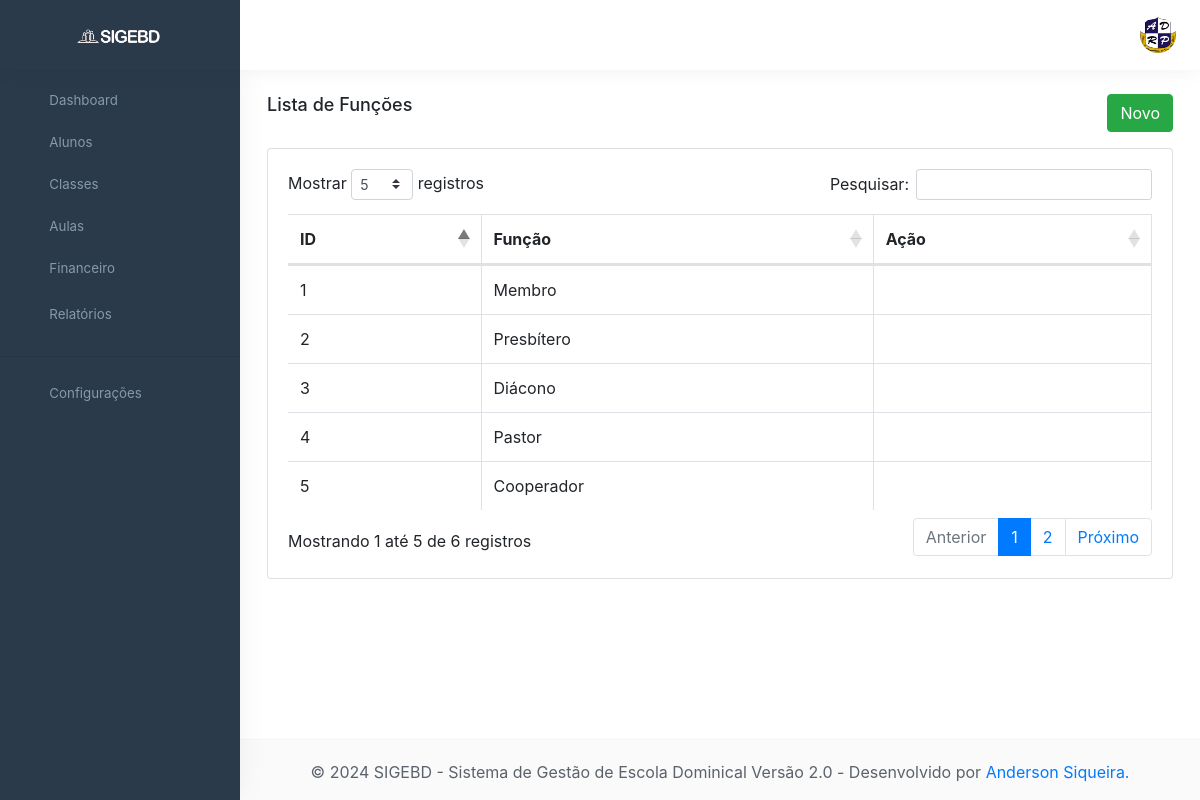
The app's page /Funcao with its own data.
### tables this page shows
CREATE TABLE `funcao` (
  `id_funcao` int(11) NOT NULL,
  `funcao` varchar(150) NOT NULL,
  `status` varchar(1) DEFAULT NULL,
  `data_cad` date DEFAULT curdate(),
  `dtahralteracao` datetime DEFAULT current_timestamp() ON UPDATE current_timestamp(),
  `usualteracao` int(11) DEFAULT NULL
);

### app/core/Controller.php (called while the page is built, shortened)
<?php
class Controller{
     public function load($viewName, $viewData=array()){
       extract($viewData);
       include "app/views/" . $viewName .".php";
   }
}

### app/controllers/FuncaoController.php (called while the page is built, shortened)
<?php
class FuncaoController extends Controller{
    public function index(){
        $dados["lista"] = Service::lista("funcao");
        $dados["view"]  = "Funcao/Index";
        $this->load("template", $dados);
    }
 }
?>

### app/core/Core.php (called while the page is built, shortened)
<?php
class Core{
    private $controller;
    private $metodo;
    private $parametros = array();
    public function run(){
       try {
           $c = new $controllerCorrente;
           call_user_func_array(array($c, $this->getMetodo()), $this->getParametros());
       } catch (ArgumentCountError $e) {
           throw new Exception("Erro na linha: " . $e->getLine() ." do arquivo " . $e->getFile() ." <br> O número de argumentos passados não corresponde ao esperado <br><br>" );
       }
    }
    public function verificaUri(){
        $url = filter_input(INPUT_GET, 'request');
        if($url!=""){
            $url = explode('/', $url);
            $this->controller = ucfirst($url[0]) ."Controller";
            array_shift($url);
            if(isset($url[0])){
                $this->metodo = $url[0];
                array_shift($url);
            }else{
                $this->metodo = METODO_PADRAO;
            }
        }else{
            $this->controller = ucfirst(CONTROLLER_PADRAO) ."Controller";
            $this->metodo = METODO_PADRAO;
        }
    }
    public function getMetodo() {
        if(method_exists(NAMESPACE_CONTROLLER .$this->controller, $this->metodo)){
            return $this->metodo;
        }else{
            throw new Exception("Método não encontrado",500);
        }
    }
    public function getParametros() {
        return $this->parametros;
    }
}

### app/core/Model.php (called while the page is built, shortened)
<?php
abstract class Model{
    protected $tabela;
    public function __construct() {
        $this->db = Conexao::getConexao();
    }
    function all($conn, $tabela =null){
        $tabela = ($tabela) ? $tabela: $this->tabela;
        try {
            $sql = "SELECT * FROM ". $tabela;
            $stmt = $conn->query($sql);
            return $stmt->fetchAll(\PDO::FETCH_OBJ);
        }catch (\PDOException $e){
            throw new \Exception($e->getMessage());
        }
    }
}

### app/models/dao/Dao.php (called while the page is built, shortened)
<?php
class Dao extends Model{
    public function lista($tabela){
        return  $this->all($this->db, $tabela);
    }
}

### app/models/service/Service.php (called while the page is built, shortened)
<?php
class Service{
    public static function lista($tabela){
        $dao = new Dao();
        return $dao->lista($tabela);
    }
}

### app/core/Conexao.php (called while the page is built, shortened)
<?php
class Conexao{
    private static $conexao = null;
    public static function getConexao(){
        try{
            if(!self::$conexao){
                self::$conexao = new \PDO("mysql:dbname=".BANCO.";host=".SERVIDOR,USUARIO,SENHA);
                self::$conexao->setAttribute(\PDO::ATTR_ERRMODE, \PDO::ERRMODE_EXCEPTION);
                self::$conexao->exec("SET NAMES " . CHARSET);
            }
            return self::$conexao;
        }catch (PDOException $e){
            throw new Exception("Erro ao tentar conectar com o banco");
        }
    }
}

### app/views/Funcao/Index.php (the view, shortened to what this page needs)
<div class="row">
    <div class="col-sm-6">
        <div class="page-title-box">
            <h4>Lista de Funções</h4>
        </div>
    </div>
    <div class="col-sm-6">
        <div class="state-information d-none d-sm-block">
            <div class="state-graph">
                <button type="button" class="btn btn-success waves-effect waves-light" data-bs-toggle="modal"
                    data-bs-target="#cad">
                    Novo
                </button>
            </div>
        </div>
    </div>
</div>
<div class="row">
    <div class="col-12">
        <div class="card">
            <div class="card-body">
                <table id="datatable" class="table table-bordered dt-responsive nowrap"
                    style="border-collapse: collapse; border-spacing: 0; width: 100%;">
                    <thead>
                        <tr>
                            <th>ID</th>
                            <th>Função</th>
                            <th>Ação</th>
                        </tr>
                    </thead>
                    <tbody>
                        <?php foreach ($lista as $f) { ?>
                        <tr>
                            <td><?php echo $f->id_funcao ?></td>
                            <td><?php echo $f->funcao ?></td>
                            <td>
                            </td>
                        </tr>
                        <?php } ?>
                    </tbody>
                </table>
            </div>
        </div>
    </div>
</div>

### records on screen
funcao: id_funcao "1", funcao "Membro"
funcao: id_funcao "2", funcao "Presbítero"
funcao: id_funcao "3", funcao "Diácono"
funcao: id_funcao "4", funcao "Pastor"
funcao: id_funcao "5", funcao "Cooperador"
